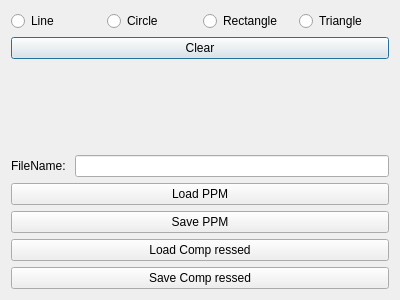
<?xml version="1.0" encoding="UTF-8"?>
<ui version="4.0">
 <class>Dialog</class>
 <widget class="QDialog" name="Dialog">
  <property name="geometry">
   <rect>
    <x>0</x>
    <y>0</y>
    <width>400</width>
    <height>300</height>
   </rect>
  </property>
  <property name="windowTitle">
   <string>Dialog</string>
  </property>
  <layout class="QVBoxLayout" name="verticalLayout_2">
   <item>
    <layout class="QVBoxLayout" name="verticalLayout">
     <item>
      <layout class="QHBoxLayout" name="horizontalLayout_2">
       <item>
        <widget class="QRadioButton" name="radioButton">
         <property name="text">
          <string>Line</string>
         </property>
        </widget>
       </item>
       <item>
        <widget class="QRadioButton" name="radioButton_2">
         <property name="text">
          <string>Circle</string>
         </property>
        </widget>
       </item>
       <item>
        <widget class="QRadioButton" name="radioButton_3">
         <property name="text">
          <string>Rectangle </string>
         </property>
        </widget>
       </item>
       <item>
        <widget class="QRadioButton" name="radioButton_4">
         <property name="text">
          <string>Triangle</string>
         </property>
        </widget>
       </item>
      </layout>
     </item>
     <item>
      <widget class="QPushButton" name="pushButton">
       <property name="text">
        <string>Clear</string>
       </property>
      </widget>
     </item>
     <item>
      <widget class="MyLabel" name="label">
       <property name="text">
        <string/>
       </property>
      </widget>
     </item>
     <item>
      <layout class="QHBoxLayout" name="horizontalLayout">
       <item>
        <widget class="QLabel" name="label_2">
         <property name="text">
          <string>FileName: </string>
         </property>
        </widget>
       </item>
       <item>
        <widget class="QLineEdit" name="lineEdit"/>
       </item>
      </layout>
     </item>
    </layout>
   </item>
   <item>
    <widget class="QPushButton" name="pushButton_2">
     <property name="text">
      <string>Load PPM</string>
     </property>
    </widget>
   </item>
   <item>
    <widget class="QPushButton" name="pushButton_3">
     <property name="text">
      <string>Save PPM</string>
     </property>
    </widget>
   </item>
   <item>
    <widget class="QPushButton" name="pushButton_4">
     <property name="text">
      <string>Load Comp ressed</string>
     </property>
    </widget>
   </item>
   <item>
    <widget class="QPushButton" name="pushButton_5">
     <property name="text">
      <string>Save Comp ressed</string>
     </property>
    </widget>
   </item>
  </layout>
 </widget>
 <layoutdefault spacing="6" margin="11"/>
 <customwidgets>
  <customwidget>
   <class>MyLabel</class>
   <extends>QLabel</extends>
   <header location="global">mylabel.h</header>
  </customwidget>
 </customwidgets>
 <resources/>
 <connections/>
</ui>
